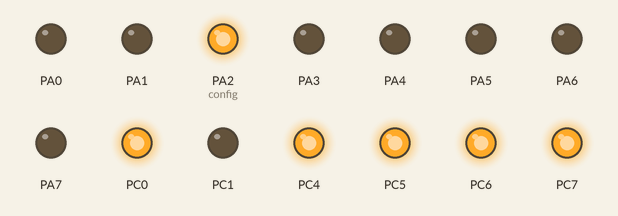
Simulated run of this program. Board: ATmega32, built with avr-gcc and emulated at 8 MHz. On the bench: output pins drawn as LEDs (lit = HIGH).

Above: at 0.15 s.
At 5.04 s:
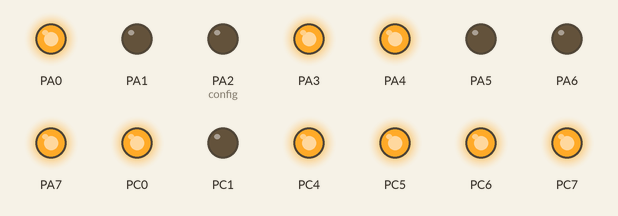
At 9.93 s:
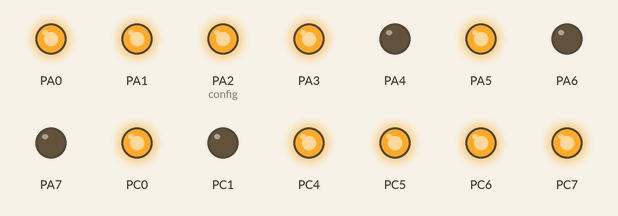
At 19.72 s:
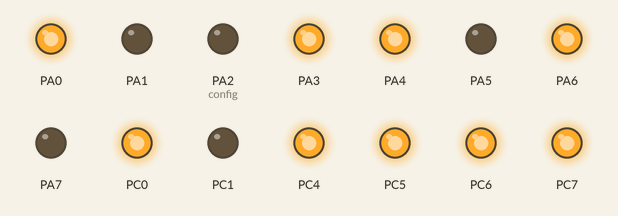
At 29.81 s:
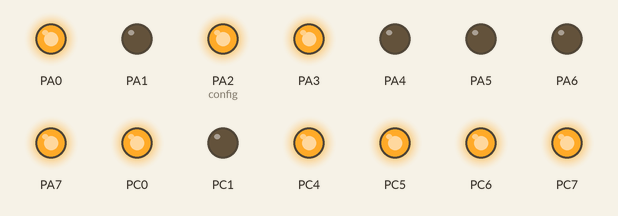
At 39.6 s:
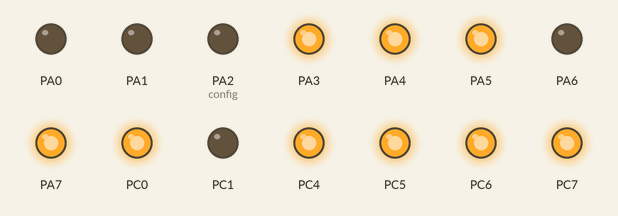
Timing chart, 0 to 40.0 s (numbered marks = the images above):
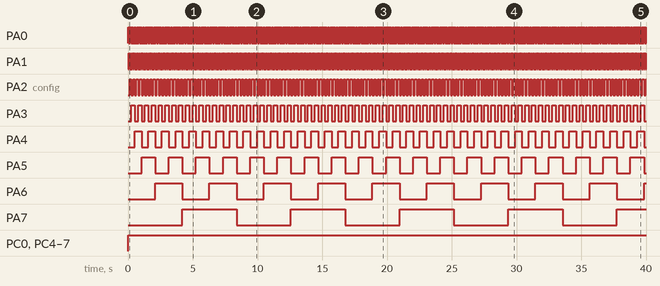

Measured:
- by itself, PA0: alternates HIGH for 0.03 s and LOW for 0.03 s
- by itself, PA1: alternates HIGH for 0.07 s and LOW for 0.07 s
- by itself, PA2 (config): alternates HIGH for 0.13 s and LOW for 0.13 s
- by itself, PA3: alternates HIGH for 0.26 s and LOW for 0.26 s
- by itself, PA4: alternates HIGH for 0.52 s and LOW for 0.52 s
- by itself, PA5: alternates HIGH for 1.0 s and LOW for 1.0 s
- by itself, PA6: alternates HIGH for 2.1 s and LOW for 2.1 s
- by itself, PA7: alternates HIGH for 4.2 s and LOW for 4.2 s

The program:

main.c
```c
/*
 * Timer.c
 *
 * Created: 10/7/2021 11:34:11 AM
 * Author : Marco
 */

#define F_CPU 8000000UL
#include "MCAL/Timers.h"

extern uint8_t u8_TOVNumber;

void TOIE_Callback()
{
	 static uint8_t counter = 0 ;
	TIMER0_GetOverflowValue(&counter) ;
	PORTA = counter ;


}

void CMIE_Callback()
{
	static uint8_t counter = 0 ;
	TIMER0_GetCounterValue(&counter) ;
	PORTC = counter ;
}

int main(void)
{
	DDRA = 0xFF;
	DDRC = 0xFF ;
	sei();
	TIMER0_CALLBACK_CompareMatch_INTERRUPT(CMIE_Callback);
	TIMER0_CALLBACK_Overflow_INTERRUPT(TOIE_Callback);

	STIMER0_CONFIG config = {NORMAL, OCIE_ENABLE, TOIE_ENABLE, PRESCALING_CLK1024};
	TIMER0_SetCompareValue(0xF0);
    TIMER0_Init(&config);


    while (1)
    {
    }
}
```

Types.h
```c
/*
 * Types.h
 *
 * Created: 10/7/2021 11:35:39 AM
 *  Author: marco
 */


#ifndef TYPES_H_
#define TYPES_H_

/******************************************************************************
*                               TYPEDEFS			                          *
*******************************************************************************/
typedef unsigned char uint8_t;
// typedef unsigned short uint16_t;
// typedef unsigned int uint32_t;

typedef char sint8_t;
typedef short sint16_t;
typedef int sint32_t;

typedef unsigned char* ptr_uint8_t;
typedef char* ptr_sint8_t;

typedef void(*PTR_VoidFuncVoid_t)(void);
#define NULL_PTR		((void*) (0))

typedef unsigned char E_STATUS_t;
#define E_OK		(E_STATUS_t)(0)
#define E_NOK		(E_STATUS_t)(1)


#endif /* TYPES_H_ */
```

Utils.h
```c
/*
 * Utils.h
 *
 * Created: 10/7/2021 11:51:10 AM
 *  Author: Marco
 */


#ifndef UTILS_H_
#define UTILS_H_

/******************************************************************************
*                               FUNCTION-LIKE MACROS                          *
*******************************************************************************/
#define SET_BIT(PORT, BIT)					(PORT |= (1 << BIT))
#define RESET_BIT(PORT, BIT)				(PORT &= ~(1 << BIT))
#define TOG_BIT(PORT, BIT)					(PORT ^= (1 << BIT))
#define GET_BIT(PORT, BIT)					(PORT & (1 << BIT))

#endif /* UTILS_H_ */
```

Timers.c
```c
/*
 * Timers.c
 *
 * Created: 10/7/2021 11:39:21 AM
 *  Author: Marco
 */

#include "Timers.h"

/******************************************************************************
*                               GLOBAL & EXTERN VARIABLES                     *
*******************************************************************************/
PTR_VoidFuncVoid_t CALLBACK_OVF;
PTR_VoidFuncVoid_t CALLBACK_CM;
uint8_t u8_TOVNumber;
STIMER0_CONFIG* TIMER0_Configurations;

/******************************************************************************
*								 local APIS IMPLEMENTATION			              *
*******************************************************************************/
void TIMER0_Reset(void)
{

	TCCR0 = 0 ;
	TCNT0 = 0 ;
	OCR0 = 0 ;
	TIMSK = 0 ;
}
/******************************************************************************
*								 APIS IMPLEMENTATION			              *
*******************************************************************************/
E_STATUS_t TIMER0_Init(STIMER0_CONFIG* configuartion)
{
	//TIMER0_Reset() ;

	E_STATUS_t u8_Retval = E_NOK;
	if (NULL_PTR == configuartion)
	{
		u8_Retval = E_NOK;
	}
	else
	{
		TIMER0_Configurations = configuartion;
		if ((NORMAL == TIMER0_Configurations->mode) || (CTC == TIMER0_Configurations->mode))
		{
			TCCR0 |= TIMER0_Configurations->mode;
			u8_Retval = E_OK;
		}
		else
		{
			u8_Retval = E_NOK;
		}
		if ((NO_CLK_SRC <= TIMER0_Configurations->clk) && (EXT_CLK_RISING >= TIMER0_Configurations->clk))
		{
			TCCR0 |= TIMER0_Configurations->clk;
			u8_Retval = E_OK;
		}
		else
		{
			u8_Retval = E_NOK;
		}
		if ((OCIE_DISABLE == TIMER0_Configurations->ocmInterrupt) || (OCIE_ENABLE == TIMER0_Configurations->ocmInterrupt))
		{
			TIMSK |= TIMER0_Configurations->ocmInterrupt;
			u8_Retval = E_OK;
		}
		else
		{
			u8_Retval = E_NOK;
		}
		if ((TOIE_DISABLE == TIMER0_Configurations->ovfInterrupt) || (TOIE_ENABLE == TIMER0_Configurations->ovfInterrupt))
		{
			TIMSK |= TIMER0_Configurations->ovfInterrupt;
			u8_Retval = E_OK;
		}
		else
		{
			u8_Retval = E_NOK;
		}
	}

	return u8_Retval;
}

E_STATUS_t TIMER0_Stop()
{
	E_STATUS_t u8_Retval = E_NOK;
	TIMSK |= NO_CLK_SRC;
	return u8_Retval;
}

E_STATUS_t TIMER0_GetCompareValue(ptr_uint8_t pu8_TicksNumber)
{
	E_STATUS_t u8_Retval = E_NOK;
	*pu8_TicksNumber = OCR0;
	return u8_Retval;
}
E_STATUS_t TIMER0_SetCompareValue(uint8_t u8_TicksNumber)
{
	E_STATUS_t u8_Retval = E_NOK;
	OCR0 = u8_TicksNumber;
	return u8_Retval;
}

E_STATUS_t TIMER0_GetCounterValue(ptr_uint8_t pu8_TicksNumber)
{
	E_STATUS_t u8_Retval = E_NOK;
	*pu8_TicksNumber = TCNT0;
	return u8_Retval;
}
E_STATUS_t TIMER0_SetCounterValue(uint8_t u8_TicksNumber)
{
	E_STATUS_t u8_Retval = E_NOK;
	TCNT0 = u8_TicksNumber;
	return u8_Retval;
}

E_STATUS_t TIMER0_GetOverflowValue(ptr_uint8_t pu8_TicksNumber)
{
	E_STATUS_t u8_Retval = E_NOK;
	*pu8_TicksNumber = u8_TOVNumber;
	return u8_Retval;
}
E_STATUS_t TIMER0_SetOverflowValue(uint8_t u8_TicksNumber)
{
	E_STATUS_t u8_Retval = E_OK;
	u8_TOVNumber = u8_TicksNumber;
	return u8_Retval;
}

void TIMER0_CALLBACK_CompareMatch_INTERRUPT(PTR_VoidFuncVoid_t callback)
{
	CALLBACK_CM = callback;
}

void TIMER0_CALLBACK_Overflow_INTERRUPT(PTR_VoidFuncVoid_t callback)
{
	CALLBACK_OVF = callback;
}

ISR(TIMER0_COMP_vect)
{
	CALLBACK_CM();
}

ISR(TIMER0_OVF_vect)
{
	u8_TOVNumber++;
	CALLBACK_OVF();
}
```

Timers.h
```c
/*
 * Timers.h
 *
 * Created: 10/7/2021 11:39:09 AM
 *  Author: Marco
 */


#ifndef TIMERS_H_
#define TIMERS_H_


/******************************************************************************
*                               INCLUDES			                          *
*******************************************************************************/
#include <avr/io.h>
#include <avr/interrupt.h>
#include "../Infrastrucure/Types.h"
#include "../Infrastrucure/Utils.h"

/******************************************************************************
*									ENUMS	                				  *
*******************************************************************************/
typedef enum
{
	NORMAL,
	CTC = 0x08,
}TIMER0_MODE_t;

typedef enum
{
	OCIE_DISABLE = 0x00,
	OCIE_ENABLE = 0x02
}OCMIE0_t;

typedef enum
{
	TOIE_DISABLE = 0x00,
	TOIE_ENABLE = 0x01
}TOVFIE0_t;

typedef enum
{
	NO_CLK_SRC,
	NO_PRESCALING,
	PRESCALING_CLK8,
	PRESCALING_CLK64,
	PRESCALING_CLK256,
	PRESCALING_CLK1024,
	EXT_CLK_FALLING,
	EXT_CLK_RISING,
}TIMER0_CLOCK_t;

/******************************************************************************
*									STRUCT	                				  *
*******************************************************************************/
typedef struct
{
	TIMER0_MODE_t mode;
	OCMIE0_t  ocmInterrupt;
	TOVFIE0_t ovfInterrupt;
	TIMER0_CLOCK_t clk;
}STIMER0_CONFIG;

/******************************************************************************
*									APIS				                      *
*******************************************************************************/
E_STATUS_t TIMER0_Init(STIMER0_CONFIG* configuartion);
E_STATUS_t TIMER0_Stop();

E_STATUS_t TIMER0_GetCompareValue(ptr_uint8_t pu8_TicksNumber);
E_STATUS_t TIMER0_SetCompareValue(uint8_t u8_TicksNumber);

E_STATUS_t TIMER0_GetCounterValue(ptr_uint8_t pu8_TicksNumber);
E_STATUS_t TIMER0_SetCounterValue(uint8_t u8_TicksNumber);

E_STATUS_t TIMER0_GetOverflowValue(ptr_uint8_t pu8_TicksNumber);
E_STATUS_t TIMER0_SetOverflowValue(uint8_t u8_TicksNumber);

void TIMER0_CALLBACK_Overflow_INTERRUPT(PTR_VoidFuncVoid_t callback);
void TIMER0_CALLBACK_CompareMatch_INTERRUPT(PTR_VoidFuncVoid_t callback);

#endif /* TIMERS_H_ */
```
